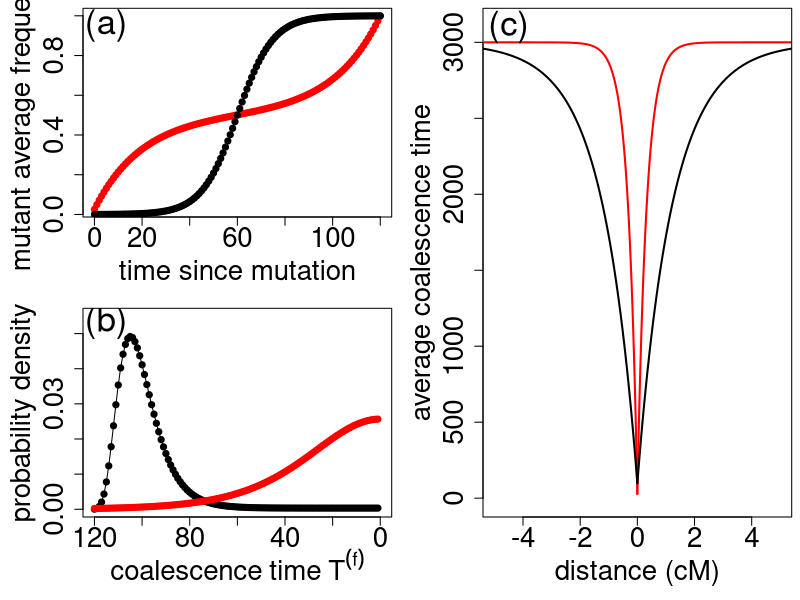

Source code (R):
### FIGURE selection vs neutral trough + frequency + coal. time distr.


#par(mfrow=c(1,2), mar=c(5,5,0.5,0.5))
par(mar=c(5,5,0.5,0.5))
layout(matrix(c(1,2,3,2),ncol=2,byrow=TRUE))

#
##
###
#### surf vs selection trajectory ####


setwd("C:/Users/Antoine/Dropbox/SurfSweepCodeBlocks/history")

tau <- 120
N0 <- 1500
io <- 1
N <- 20

#### surf frequency(t)

#demog <- read.table("demHistN20tau120.dat")
t <- 0:tau
demog <- 2*N*(0.5 + 1/2*exp(-(tau-t)/N) - (1-io/N)/2*exp(-t/N))
if (tau <= 2*N)
{
  demog <- 2*N*t*(1-io/2/N)/tau +1
}

plot(0:tau,demog/40,type="p",col="red",pch=19,cex.axis=2,cex.lab=2,cex=1,xlab="time since mutation",ylab="mutant average frequency")
#lines(0:tau,c(1,demog$V2)/40,type="p",col="blue",pch=19,xlab=NA,ylab=NA,cex.axis=2,cex.lab=2,cex=1)

#### selective frequency(t)


dem <- 2*N0*io/(io+(2*N0-io)*exp(-2*log(2*N0)*t/tau))
points(t,dem/2/N0,col="black",pch=19)

text(5, 0.95, "(a)",cex = 2.5)

####
###
##
#




#
##
###
####   surf vs selective trough ####

#### surf

io <- 1
t0 <- 0
r <- seq(0,0.5,0.0001)
d <- -log(1-2*r)/2


N <- 20

N0 <- (1500-20)*exp(tau/2/N)+20
#N0 <- 1500
BG <- 3000
#BG <- 2*((1500-20)*exp(-tau/2/N)+20)

t <- 1:tau
dem <- 2*N*(1-t*(1-io/2/N)/tau)   ### tau < 2Ne

if (tau > 2*N)
{
  dem <- 2*N*(0.5 + 1/2*exp(-t/N) - (1-io/N)/2*exp(-(tau-t)/N))  ##### tau > 2Ne
}

dem[tau] <- 1

probaTa <- t
sum_1minusX <- t
probaTa[1] <- 1/dem[1]
sum_1minusX[1] <- 1-dem[1]/2/N

if (tau > 1)
{
  for (i in 2:tau)
  {
    probaTa[i] <- prod(1-1/head(dem,i-1))/dem[i]
    sum_1minusX[i] <- sum(head(1-dem/2/N,i))
  }
}

TBhom <- r
TBhet <- r

for (i in 1:length(r))
{
  TBhom[i] <- sum(t*probaTa*exp(-2*r[i]*sum_1minusX))
  TBhet[i] <- 1-sum(exp(-2*r[i]*sum_1minusX)*probaTa)
}

c <- 1 - sum(t*probaTa)/BG
slope <- sum(2*(tau+2*N0-t)*sum_1minusX*probaTa)
a <- slope/BG/c

exp_fit <-  BG*( 1 - c*exp(-a*r))
plot(100*d,exp_fit,lty=1,lwd=2,col="red",xlim=c(-5,5),ylim=c(0,3100),type="l",cex.axis=2,cex.lab=2,ylab="average coalescence time",xlab="distance (cM)")
lines(-100*d,exp_fit,lty=1,lwd=2,col="red")

#lines(100*d,TBhom+TBhet*(2*N0+tau),col="black",lwd=2)
#lines(-100*d,TBhom+TBhet*(3000+tau),col="black",lwd=2)


####  selection
N1 <- 1500
N <- N1


dem <- 2*N*io/(io+(2*N-io)*exp(-2*log(2*N)/tau*(tau-t)))     ## selection
dem[tau] <- 1


probaTa <- t
sum_1minusX <- t
probaTa[1] <- 1/dem[1]
sum_1minusX[1] <- 1-dem[1]/2/N

if (tau > 1)
{
  for (i in 2:tau)
  {
    probaTa[i] <- prod(1-1/head(dem,i-1))/dem[i]
    sum_1minusX[i] <- sum(head(1-dem/2/N,i))
  }
}


TBhom <- r
TBhet <- r

for (i in 1:length(r))
{
  TBhom[i] <- sum(t*probaTa*exp(-2*r[i]*sum_1minusX))
  TBhet[i] <- 1-sum(exp(-2*r[i]*sum_1minusX)*probaTa)
}

c <- 1 - sum(t*probaTa)/BG
slope <- sum(2*(tau+2*N1-t)*sum_1minusX*probaTa)
a <- slope/BG/c

exp_fit <-  BG*( 1 - c*exp(-a*r))

lines(-100*d,exp_fit,lty=1,lwd=2,col="black")
lines(100*d,exp_fit,lty=1,lwd=2,col="black")

#lines(100*d,TBhom+TBhet*(2*N1+tau),col="black",lwd=2)
#lines(-100*d,TBhom+TBhet*(2*N1+tau),col="black",lwd=2)

text(-4.5, 3100, "(c)",cex = 2.5)


####
###
##
#






#
##
###
####  surf vs selection focal coalescence time distribution ####

#### selection

t <- 1:tau
N0<-1500
dem <-  2*N0*io/(io+(2*N0-io)*exp(-2*log(2*N0)/tau*(tau-t)))
dem[tau] <- 1

probaTa <- t
probaTa[1] <- 1/dem[1]

if (tau > 1)
{
  for (i in 2:tau)
  {
    probaTa[i] <- prod(1-1/head(dem,i-1))/dem[i]
  }
}

sum(probaTa)
plot(1:tau,probaTa,col="black",type="p",cex.axis=2,cex.lab=2,cex=1,pch=19,xlim=rev(c(0,120)),ylim=c(0,0.055),xlab=expression(coalescence~time~T^(f)),ylab="probability density")
lines(1:tau,probaTa,col="black")

#### surfing
N <- 20
dem <- 2*N*(0.5 + 1/2*exp(-t/N) - (1-io/N)/2*exp(-(tau-t)/N))
dem[tau] <- 1

probaTa[1] <- 1/dem[1]

if (tau > 1)
{
  for (i in 2:tau)
  {
    probaTa[i] <- prod(1-1/head(dem,i-1))/dem[i]
  }
}

sum(probaTa)
points(1:tau,probaTa,col="red",cex=1,pch=19)

text(115, 0.053, "(b)",cex = 2.5)

####
###
##
#


library(pracma)
N1<-1500
tau <- 120
function_tau_to_s <- function(x) tau*x-2*log(4*N1*x)
s <- findzeros(function_tau_to_s,0,1)
s[2]



